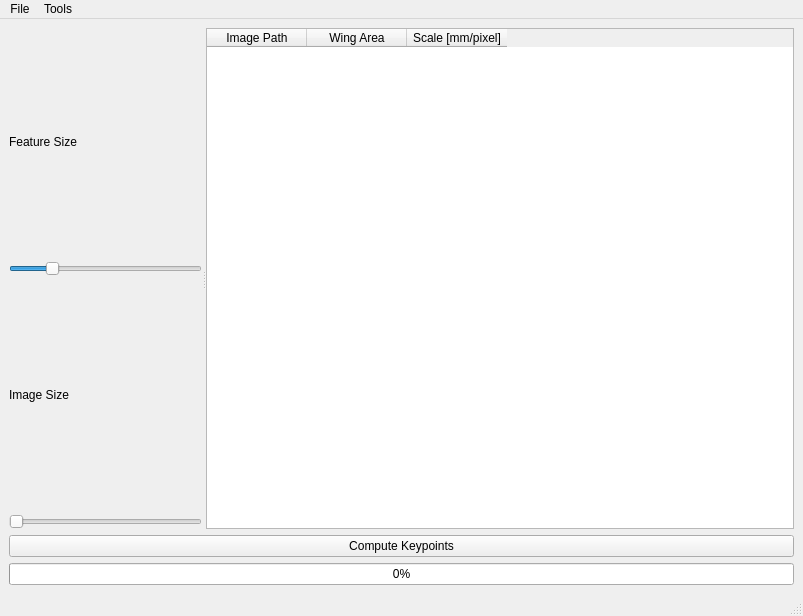
<?xml version="1.0" encoding="UTF-8"?>
<ui version="4.0">
 <class>MainWindow</class>
 <widget class="QMainWindow" name="MainWindow">
  <property name="geometry">
   <rect>
    <x>0</x>
    <y>0</y>
    <width>803</width>
    <height>616</height>
   </rect>
  </property>
  <property name="windowTitle">
   <string>MainWindow</string>
  </property>
  <widget class="QWidget" name="centralwidget">
   <layout class="QVBoxLayout" name="verticalLayout_3">
    <item>
     <widget class="QSplitter" name="splitter">
      <property name="orientation">
       <enum>Qt::Horizontal</enum>
      </property>
      <widget class="QWidget" name="layoutWidget">
       <layout class="QVBoxLayout" name="vlayout_image">
        <item>
         <layout class="QVBoxLayout" name="wingview_layout"/>
        </item>
        <item>
         <layout class="QVBoxLayout" name="verticalLayout_5">
          <item>
           <widget class="QLabel" name="label_feature_size">
            <property name="text">
             <string>Feature Size</string>
            </property>
           </widget>
          </item>
          <item>
           <widget class="QSlider" name="slider_feature_size">
            <property name="singleStep">
             <number>1</number>
            </property>
            <property name="sliderPosition">
             <number>20</number>
            </property>
            <property name="orientation">
             <enum>Qt::Horizontal</enum>
            </property>
           </widget>
          </item>
         </layout>
        </item>
        <item>
         <layout class="QVBoxLayout" name="verticalLayout_4">
          <item>
           <widget class="QLabel" name="label_image_size">
            <property name="text">
             <string>Image Size</string>
            </property>
           </widget>
          </item>
          <item>
           <widget class="QSlider" name="slider_image_size">
            <property name="maximum">
             <number>1024</number>
            </property>
            <property name="orientation">
             <enum>Qt::Horizontal</enum>
            </property>
           </widget>
          </item>
         </layout>
        </item>
       </layout>
      </widget>
      <widget class="QTableWidget" name="tableWidget">
       <column>
        <property name="text">
         <string>Image Path</string>
        </property>
       </column>
       <column>
        <property name="text">
         <string>Wing Area</string>
        </property>
       </column>
       <column>
        <property name="text">
         <string>Scale [mm/pixel]</string>
        </property>
       </column>
      </widget>
     </widget>
    </item>
    <item>
     <layout class="QVBoxLayout" name="verticalLayout_2">
      <item>
       <layout class="QHBoxLayout" name="horizontalLayout">
        <item>
         <widget class="QPushButton" name="btn_label_wings">
          <property name="text">
           <string>Compute Keypoints</string>
          </property>
         </widget>
        </item>
       </layout>
      </item>
      <item>
       <widget class="QProgressBar" name="progressBar">
        <property name="value">
         <number>0</number>
        </property>
       </widget>
      </item>
     </layout>
    </item>
   </layout>
  </widget>
  <widget class="QStatusBar" name="statusbar"/>
  <widget class="QMenuBar" name="menuBar">
   <property name="geometry">
    <rect>
     <x>0</x>
     <y>0</y>
     <width>803</width>
     <height>25</height>
    </rect>
   </property>
   <widget class="QMenu" name="menuFile">
    <property name="title">
     <string>File</string>
    </property>
    <addaction name="actionAdd_Wings"/>
    <addaction name="actionOpen_Existing_Project"/>
    <addaction name="actionSave_Project"/>
    <addaction name="actionExport_CSV"/>
    <addaction name="actionLoad_Model"/>
   </widget>
   <widget class="QMenu" name="menuTools">
    <property name="title">
     <string>Tools</string>
    </property>
    <addaction name="actionSet_Scale"/>
   </widget>
   <addaction name="menuFile"/>
   <addaction name="menuTools"/>
  </widget>
  <action name="actionAdd_Wings">
   <property name="text">
    <string>Add Wings</string>
   </property>
  </action>
  <action name="actionOpen_Existing_Project">
   <property name="text">
    <string>Open Existing Project</string>
   </property>
  </action>
  <action name="actionSave_Project">
   <property name="text">
    <string>Save Project</string>
   </property>
  </action>
  <action name="actionExport_CSV">
   <property name="text">
    <string>Export CSV</string>
   </property>
  </action>
  <action name="actionSet_Scale">
   <property name="text">
    <string>Set Scale</string>
   </property>
  </action>
  <action name="actionTest">
   <property name="text">
    <string>Test</string>
   </property>
  </action>
  <action name="actionLoad_Model">
   <property name="text">
    <string>Load Model</string>
   </property>
  </action>
 </widget>
 <resources/>
 <connections/>
</ui>
